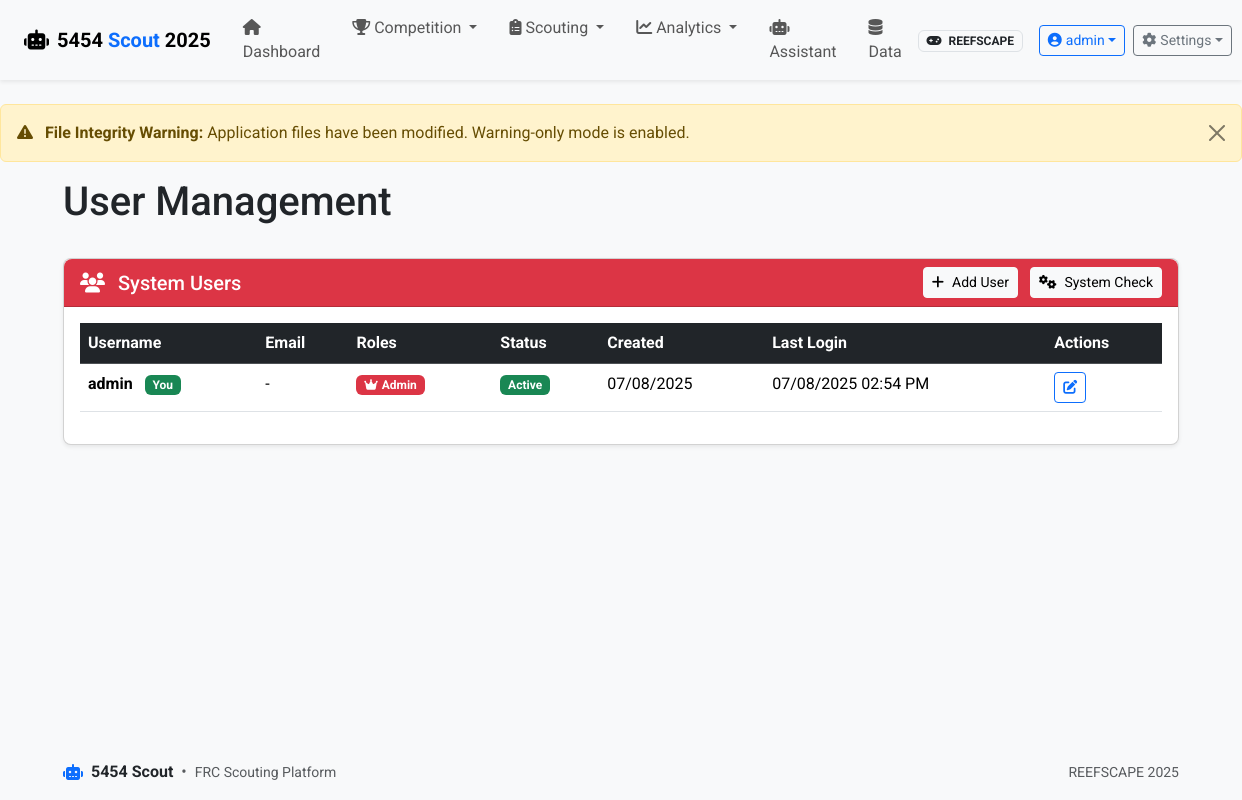
/auth/users (signed in), run on an earlier commit of the app's database.
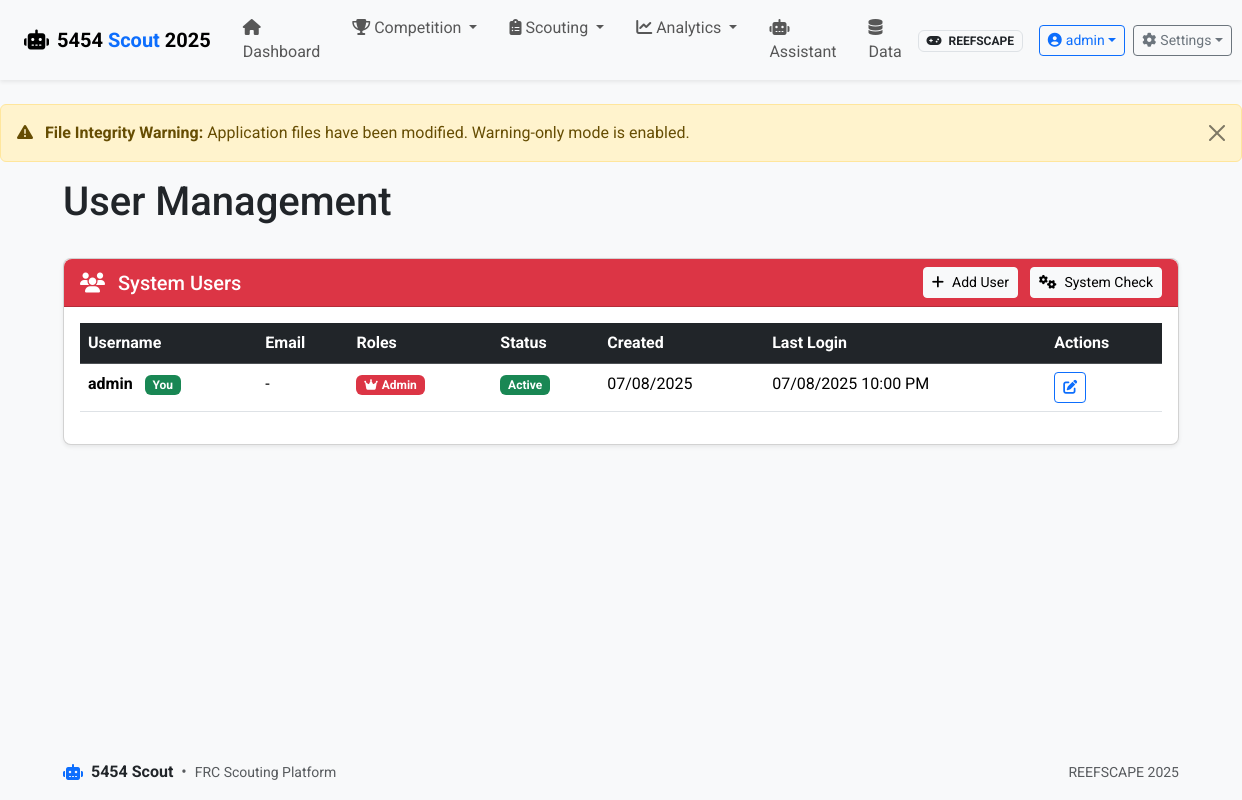
And on a later commit of the database.
### app/models.py (models this page shows, shortened)
class User(UserMixin, db.Model):
    id = db.Column(db.Integer, primary_key=True)
    username = db.Column(db.String(80), unique=True, nullable=False)
    email = db.Column(db.String(120), unique=True, nullable=True)
    password_hash = db.Column(db.String(128))
    is_active = db.Column(db.Boolean, default=True)
    created_at = db.Column(db.DateTime, default=datetime.utcnow)
    last_login = db.Column(db.DateTime)
    roles = db.relationship('Role', secondary=user_roles, lazy='subquery',
                           backref=db.backref('users', lazy=True))
    def has_role(self, role_name):
        return any(role.name == role_name for role in self.roles)
    def get_role_names(self):
        return [role.name for role in self.roles]

### app/routes/auth.py (the view)
@bp.route('/users')
@admin_required
def manage_users():
    users = User.query.all()
    roles = Role.query.all()
    return render_template('auth/manage_users.html', users=users, roles=roles)

### app/routes/auth.py (called while the page is built)
def role_required(*roles):
    def decorator(f):
        @wraps(f)
        @login_required
        def decorated_function(*args, **kwargs):
            if not current_user.is_authenticated:
                return redirect(url_for('auth.login'))
            user_roles = current_user.get_role_names()
            if not any(role in user_roles for role in roles):
                flash('You do not have permission to access this page.', 'error')
                return redirect(url_for('main.index'))
            return f(*args, **kwargs)
        return decorated_function
    return decorator

@bp.app_context_processor
def inject_auth_vars():
    return {
        'current_user': current_user,
        'user_has_role': lambda role: current_user.is_authenticated and current_user.has_role(role)
    }

### run.py (called while the page is built)
@app.before_request
def check_first_run():
    if not User.query.first() and request.path != '/auth/login':
        flash('Database is being initialized. Please wait...', 'info')
        return redirect(url_for('auth.login'))

### app/templates/auth/manage_users.html (shortened to what the changed rows need)
{% extends 'base.html' %}
{% block heading %}User Management{% endblock %}
{% block content %}
<div class="row mb-4">
    <div class="col-md-12">
        <div class="card">
            <div class="card-body">
                {% if users %}
                <div class="table-responsive">
                    <table class="table table-hover">
                        <thead class="table-dark">
                            <tr>
                                <th>Username</th>
                                <th>Email</th>
                                <th>Roles</th>
                                <th>Status</th>
                                <th>Created</th>
                                <th>Last Login</th>
                                <th>Actions</th>
                            </tr>
                        </thead>
                        <tbody>
                            {% for user in users %}
                            <tr>
                                <td>
                                    <strong>{{ user.username }}</strong>
                                    {% if user.id == current_user.id %}
                                        <span class="badge bg-success ms-2">You</span>
                                    {% endif %}
                                </td>
                                <td>{{ user.email or '-' }}</td>
                                <td>
                                    {% for role in user.roles %}
                                        {% if role.name == 'admin' %}
                                            <span class="badge bg-danger me-1">
                                                <i class="fas fa-crown me-1"></i>Admin
                                            </span>
                                        {% elif role.name == 'analytics' %}
                                            <span class="badge bg-warning me-1">
                                                <i class="fas fa-chart-line me-1"></i>Analytics
                                            </span>
                                        {% elif role.name == 'scout' %}
                                            <span class="badge bg-info me-1">
                                                <i class="fas fa-search me-1"></i>Scout
                                            </span>
                                        {% else %}
                                            <span class="badge bg-secondary me-1">{{ role.name.title() }}</span>
                                        {% endif %}
                                    {% endfor %}
                                </td>
                                <td>
                                    {% if user.is_active %}
                                        <span class="badge bg-success">Active</span>
                                    {% else %}
                                        <span class="badge bg-danger">Inactive</span>
                                    {% endif %}
                                </td>
                                <td>{{ user.created_at.strftime('%m/%d/%Y') }}</td>
                                <td>
                                    {% if user.last_login %}
                                        {{ user.last_login.strftime('%m/%d/%Y %I:%M %p') }}
                                    {% else %}
                                        <span class="text-muted">Never</span>
                                    {% endif %}
                                </td>
                                <td>
                                    <div class="btn-group btn-group-sm" role="group">
                                        <a href="{{ url_for('auth.edit_user', user_id=user.id) }}"
                                           class="btn btn-outline-primary">
                                            <i class="fas fa-edit"></i>
                                        </a>
                                    </div>
                                </td>
                            </tr>
                            {% endfor %}
                        </tbody>
                    </table>
                </div>
                {% endif %}
            </div>
        </div>
    </div>
</div>
{% endblock %}

### app/templates/base.html (shortened to what the changed rows need)
<!DOCTYPE html>
<html lang="en" class="h-100">
<head>
    <link href="https://cdn.jsdelivr.net/npm/bootstrap@5.3.2/dist/css/bootstrap.min.css" rel="stylesheet">
    <link href="https://cdnjs.cloudflare.com/ajax/libs/font-awesome/6.4.0/css/all.min.css" rel="stylesheet">
    <link href="https://cdn.jsdelivr.net/npm/select2@4.1.0-rc.0/dist/css/select2.min.css" rel="stylesheet">
    <link href="https://cdn.jsdelivr.net/npm/select2-bootstrap-5-theme@1.3.0/dist/select2-bootstrap-5-theme.min.css" rel="stylesheet">
    <link rel="stylesheet" href="{{ url_for('static', filename='css/styles.css') }}">
</head>
<body class="d-flex flex-column h-100">
    <header class="app-header">
        <nav class="navbar navbar-expand-lg navbar-light shadow-sm">
            <div class="container-fluid px-lg-4 px-md-3 px-2">
                <div class="collapse navbar-collapse" id="navbarMain">
                    <div class="d-flex align-items-center navbar-actions">
                        {% if current_user.is_authenticated %}
                        <div class="dropdown me-2">
                            <button class="btn btn-outline-primary btn-sm d-flex align-items-center dropdown-toggle"
                                    type="button" data-bs-toggle="dropdown" aria-expanded="false">
                                <i class="fas fa-user-circle me-1"></i>
                                <span class="d-none d-md-inline">{{ current_user.username }}</span>
                            </button>
                        </div>
                        {% endif %}
                    </div>
                </div>
            </div>
        </nav>
    </header>
    <main class="flex-shrink-0 py-4">
        <div class="container">
            <div class="row mb-4">
                <div class="col-12">
                    <h1 class="page-title">{% block heading %}FRC Scouting Platform{% endblock %}</h1>
                </div>
            </div>
            {% block content %}{% endblock %}
        </div>
    </main>
</body>
</html>

What changed in the data, as far as the page shows it:
changed User "admin": last_login "07/08/2025 02:54 PM" → "07/08/2025 10:00 PM"
